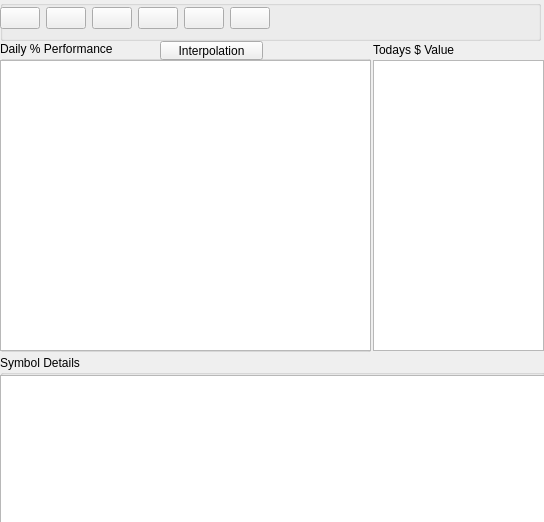
<?xml version="1.0" encoding="UTF-8"?>
<ui version="4.0">
 <class>Widget</class>
 <widget class="QWidget" name="Widget">
  <property name="geometry">
   <rect>
    <x>0</x>
    <y>0</y>
    <width>544</width>
    <height>522</height>
   </rect>
  </property>
  <property name="sizePolicy">
   <sizepolicy hsizetype="Fixed" vsizetype="Fixed">
    <horstretch>0</horstretch>
    <verstretch>0</verstretch>
   </sizepolicy>
  </property>
  <property name="minimumSize">
   <size>
    <width>100</width>
    <height>0</height>
   </size>
  </property>
  <property name="windowTitle">
   <string>Asset Tracker Prototype</string>
  </property>
  <widget class="QGroupBox" name="groupBox">
   <property name="geometry">
    <rect>
     <x>0</x>
     <y>0</y>
     <width>541</width>
     <height>41</height>
    </rect>
   </property>
   <property name="sizePolicy">
    <sizepolicy hsizetype="Maximum" vsizetype="Preferred">
     <horstretch>0</horstretch>
     <verstretch>0</verstretch>
    </sizepolicy>
   </property>
   <property name="palette">
    <palette>
     <active>
      <colorrole role="WindowText">
       <brush brushstyle="SolidPattern">
        <color alpha="255">
         <red>0</red>
         <green>0</green>
         <blue>0</blue>
        </color>
       </brush>
      </colorrole>
      <colorrole role="Button">
       <brush brushstyle="SolidPattern">
        <color alpha="255">
         <red>255</red>
         <green>255</green>
         <blue>255</blue>
        </color>
       </brush>
      </colorrole>
      <colorrole role="Light">
       <brush brushstyle="SolidPattern">
        <color alpha="255">
         <red>255</red>
         <green>255</green>
         <blue>255</blue>
        </color>
       </brush>
      </colorrole>
      <colorrole role="Midlight">
       <brush brushstyle="SolidPattern">
        <color alpha="255">
         <red>255</red>
         <green>255</green>
         <blue>255</blue>
        </color>
       </brush>
      </colorrole>
      <colorrole role="Dark">
       <brush brushstyle="SolidPattern">
        <color alpha="255">
         <red>127</red>
         <green>127</green>
         <blue>127</blue>
        </color>
       </brush>
      </colorrole>
      <colorrole role="Mid">
       <brush brushstyle="SolidPattern">
        <color alpha="255">
         <red>170</red>
         <green>170</green>
         <blue>170</blue>
        </color>
       </brush>
      </colorrole>
      <colorrole role="Text">
       <brush brushstyle="SolidPattern">
        <color alpha="255">
         <red>0</red>
         <green>0</green>
         <blue>0</blue>
        </color>
       </brush>
      </colorrole>
      <colorrole role="BrightText">
       <brush brushstyle="SolidPattern">
        <color alpha="255">
         <red>255</red>
         <green>255</green>
         <blue>255</blue>
        </color>
       </brush>
      </colorrole>
      <colorrole role="ButtonText">
       <brush brushstyle="SolidPattern">
        <color alpha="255">
         <red>0</red>
         <green>0</green>
         <blue>0</blue>
        </color>
       </brush>
      </colorrole>
      <colorrole role="Base">
       <brush brushstyle="SolidPattern">
        <color alpha="255">
         <red>255</red>
         <green>255</green>
         <blue>255</blue>
        </color>
       </brush>
      </colorrole>
      <colorrole role="Window">
       <brush brushstyle="SolidPattern">
        <color alpha="255">
         <red>255</red>
         <green>255</green>
         <blue>255</blue>
        </color>
       </brush>
      </colorrole>
      <colorrole role="Shadow">
       <brush brushstyle="SolidPattern">
        <color alpha="255">
         <red>0</red>
         <green>0</green>
         <blue>0</blue>
        </color>
       </brush>
      </colorrole>
      <colorrole role="AlternateBase">
       <brush brushstyle="SolidPattern">
        <color alpha="255">
         <red>255</red>
         <green>255</green>
         <blue>255</blue>
        </color>
       </brush>
      </colorrole>
      <colorrole role="ToolTipBase">
       <brush brushstyle="SolidPattern">
        <color alpha="255">
         <red>255</red>
         <green>255</green>
         <blue>220</blue>
        </color>
       </brush>
      </colorrole>
      <colorrole role="ToolTipText">
       <brush brushstyle="SolidPattern">
        <color alpha="255">
         <red>0</red>
         <green>0</green>
         <blue>0</blue>
        </color>
       </brush>
      </colorrole>
      <colorrole role="PlaceholderText">
       <brush brushstyle="SolidPattern">
        <color alpha="127">
         <red>0</red>
         <green>0</green>
         <blue>0</blue>
        </color>
       </brush>
      </colorrole>
     </active>
     <inactive>
      <colorrole role="WindowText">
       <brush brushstyle="SolidPattern">
        <color alpha="255">
         <red>0</red>
         <green>0</green>
         <blue>0</blue>
        </color>
       </brush>
      </colorrole>
      <colorrole role="Button">
       <brush brushstyle="SolidPattern">
        <color alpha="255">
         <red>239</red>
         <green>239</green>
         <blue>239</blue>
        </color>
       </brush>
      </colorrole>
      <colorrole role="Light">
       <brush brushstyle="SolidPattern">
        <color alpha="255">
         <red>255</red>
         <green>255</green>
         <blue>255</blue>
        </color>
       </brush>
      </colorrole>
      <colorrole role="Midlight">
       <brush brushstyle="SolidPattern">
        <color alpha="255">
         <red>202</red>
         <green>202</green>
         <blue>202</blue>
        </color>
       </brush>
      </colorrole>
      <colorrole role="Dark">
       <brush brushstyle="SolidPattern">
        <color alpha="255">
         <red>159</red>
         <green>159</green>
         <blue>159</blue>
        </color>
       </brush>
      </colorrole>
      <colorrole role="Mid">
       <brush brushstyle="SolidPattern">
        <color alpha="255">
         <red>184</red>
         <green>184</green>
         <blue>184</blue>
        </color>
       </brush>
      </colorrole>
      <colorrole role="Text">
       <brush brushstyle="SolidPattern">
        <color alpha="255">
         <red>0</red>
         <green>0</green>
         <blue>0</blue>
        </color>
       </brush>
      </colorrole>
      <colorrole role="BrightText">
       <brush brushstyle="SolidPattern">
        <color alpha="255">
         <red>255</red>
         <green>255</green>
         <blue>255</blue>
        </color>
       </brush>
      </colorrole>
      <colorrole role="ButtonText">
       <brush brushstyle="SolidPattern">
        <color alpha="255">
         <red>0</red>
         <green>0</green>
         <blue>0</blue>
        </color>
       </brush>
      </colorrole>
      <colorrole role="Base">
       <brush brushstyle="SolidPattern">
        <color alpha="255">
         <red>255</red>
         <green>255</green>
         <blue>255</blue>
        </color>
       </brush>
      </colorrole>
      <colorrole role="Window">
       <brush brushstyle="SolidPattern">
        <color alpha="255">
         <red>239</red>
         <green>239</green>
         <blue>239</blue>
        </color>
       </brush>
      </colorrole>
      <colorrole role="Shadow">
       <brush brushstyle="SolidPattern">
        <color alpha="255">
         <red>118</red>
         <green>118</green>
         <blue>118</blue>
        </color>
       </brush>
      </colorrole>
      <colorrole role="AlternateBase">
       <brush brushstyle="SolidPattern">
        <color alpha="255">
         <red>247</red>
         <green>247</green>
         <blue>247</blue>
        </color>
       </brush>
      </colorrole>
      <colorrole role="ToolTipBase">
       <brush brushstyle="SolidPattern">
        <color alpha="255">
         <red>255</red>
         <green>255</green>
         <blue>220</blue>
        </color>
       </brush>
      </colorrole>
      <colorrole role="ToolTipText">
       <brush brushstyle="SolidPattern">
        <color alpha="255">
         <red>0</red>
         <green>0</green>
         <blue>0</blue>
        </color>
       </brush>
      </colorrole>
      <colorrole role="PlaceholderText">
       <brush brushstyle="SolidPattern">
        <color alpha="128">
         <red>0</red>
         <green>0</green>
         <blue>0</blue>
        </color>
       </brush>
      </colorrole>
     </inactive>
     <disabled>
      <colorrole role="WindowText">
       <brush brushstyle="SolidPattern">
        <color alpha="255">
         <red>127</red>
         <green>127</green>
         <blue>127</blue>
        </color>
       </brush>
      </colorrole>
      <colorrole role="Button">
       <brush brushstyle="SolidPattern">
        <color alpha="255">
         <red>255</red>
         <green>255</green>
         <blue>255</blue>
        </color>
       </brush>
      </colorrole>
      <colorrole role="Light">
       <brush brushstyle="SolidPattern">
        <color alpha="255">
         <red>255</red>
         <green>255</green>
         <blue>255</blue>
        </color>
       </brush>
      </colorrole>
      <colorrole role="Midlight">
       <brush brushstyle="SolidPattern">
        <color alpha="255">
         <red>255</red>
         <green>255</green>
         <blue>255</blue>
        </color>
       </brush>
      </colorrole>
      <colorrole role="Dark">
       <brush brushstyle="SolidPattern">
        <color alpha="255">
         <red>127</red>
         <green>127</green>
         <blue>127</blue>
        </color>
       </brush>
      </colorrole>
      <colorrole role="Mid">
       <brush brushstyle="SolidPattern">
        <color alpha="255">
         <red>170</red>
         <green>170</green>
         <blue>170</blue>
        </color>
       </brush>
      </colorrole>
      <colorrole role="Text">
       <brush brushstyle="SolidPattern">
        <color alpha="255">
         <red>127</red>
         <green>127</green>
         <blue>127</blue>
        </color>
       </brush>
      </colorrole>
      <colorrole role="BrightText">
       <brush brushstyle="SolidPattern">
        <color alpha="255">
         <red>255</red>
         <green>255</green>
         <blue>255</blue>
        </color>
       </brush>
      </colorrole>
      <colorrole role="ButtonText">
       <brush brushstyle="SolidPattern">
        <color alpha="255">
         <red>127</red>
         <green>127</green>
         <blue>127</blue>
        </color>
       </brush>
      </colorrole>
      <colorrole role="Base">
       <brush brushstyle="SolidPattern">
        <color alpha="255">
         <red>255</red>
         <green>255</green>
         <blue>255</blue>
        </color>
       </brush>
      </colorrole>
      <colorrole role="Window">
       <brush brushstyle="SolidPattern">
        <color alpha="255">
         <red>255</red>
         <green>255</green>
         <blue>255</blue>
        </color>
       </brush>
      </colorrole>
      <colorrole role="Shadow">
       <brush brushstyle="SolidPattern">
        <color alpha="255">
         <red>177</red>
         <green>177</green>
         <blue>177</blue>
        </color>
       </brush>
      </colorrole>
      <colorrole role="AlternateBase">
       <brush brushstyle="SolidPattern">
        <color alpha="255">
         <red>247</red>
         <green>247</green>
         <blue>247</blue>
        </color>
       </brush>
      </colorrole>
      <colorrole role="ToolTipBase">
       <brush brushstyle="SolidPattern">
        <color alpha="255">
         <red>255</red>
         <green>255</green>
         <blue>220</blue>
        </color>
       </brush>
      </colorrole>
      <colorrole role="ToolTipText">
       <brush brushstyle="SolidPattern">
        <color alpha="255">
         <red>0</red>
         <green>0</green>
         <blue>0</blue>
        </color>
       </brush>
      </colorrole>
      <colorrole role="PlaceholderText">
       <brush brushstyle="SolidPattern">
        <color alpha="128">
         <red>0</red>
         <green>0</green>
         <blue>0</blue>
        </color>
       </brush>
      </colorrole>
     </disabled>
    </palette>
   </property>
   <property name="autoFillBackground">
    <bool>true</bool>
   </property>
   <property name="title">
    <string/>
   </property>
   <widget class="QWidget" name="horizontalLayoutWidget">
    <property name="geometry">
     <rect>
      <x>0</x>
      <y>3</y>
      <width>531</width>
      <height>30</height>
     </rect>
    </property>
    <layout class="QHBoxLayout" name="horizontalLayout">
     <property name="sizeConstraint">
      <enum>QLayout::SetDefaultConstraint</enum>
     </property>
     <item>
      <widget class="QPushButton" name="SymbolButton">
       <property name="toolTip">
        <string>Symbols</string>
       </property>
       <property name="text">
        <string/>
       </property>
       <property name="icon">
        <iconset theme="emblem-symbolic-link">
         <normaloff>.</normaloff>.</iconset>
       </property>
      </widget>
     </item>
     <item>
      <widget class="QPushButton" name="RangeButton">
       <property name="toolTip">
        <string>Dates</string>
       </property>
       <property name="text">
        <string/>
       </property>
       <property name="icon">
        <iconset theme="x-office-calendar">
         <normaloff>.</normaloff>.</iconset>
       </property>
      </widget>
     </item>
     <item>
      <widget class="QPushButton" name="RequestsButton">
       <property name="enabled">
        <bool>true</bool>
       </property>
       <property name="toolTip">
        <string>Time Interval</string>
       </property>
       <property name="text">
        <string/>
       </property>
       <property name="icon">
        <iconset theme="list-add">
         <normaloff>.</normaloff>.</iconset>
       </property>
      </widget>
     </item>
     <item>
      <widget class="QPushButton" name="ThreeDButton">
       <property name="toolTip">
        <string>3D Chart</string>
       </property>
       <property name="text">
        <string/>
       </property>
       <property name="icon">
        <iconset theme="image-x-generic">
         <normaloff>.</normaloff>.</iconset>
       </property>
      </widget>
     </item>
     <item>
      <widget class="QPushButton" name="MapButton">
       <property name="toolTip">
        <string>Map View</string>
       </property>
       <property name="text">
        <string/>
       </property>
       <property name="icon">
        <iconset theme="emblem-photos">
         <normaloff>.</normaloff>.</iconset>
       </property>
      </widget>
     </item>
     <item>
      <widget class="QPushButton" name="DollarPlot">
       <property name="text">
        <string/>
       </property>
       <property name="icon">
        <iconset theme="zoom-in">
         <normaloff>.</normaloff>.</iconset>
       </property>
      </widget>
     </item>
     <item>
      <spacer name="horizontalSpacer">
       <property name="orientation">
        <enum>Qt::Horizontal</enum>
       </property>
       <property name="sizeType">
        <enum>QSizePolicy::Expanding</enum>
       </property>
       <property name="sizeHint" stdset="0">
        <size>
         <width>40</width>
         <height>20</height>
        </size>
       </property>
      </spacer>
     </item>
    </layout>
   </widget>
  </widget>
  <widget class="QGroupBox" name="groupBox_2">
   <property name="geometry">
    <rect>
     <x>0</x>
     <y>355</y>
     <width>545</width>
     <height>167</height>
    </rect>
   </property>
   <property name="title">
    <string>Symbol Details</string>
   </property>
   <widget class="QTableWidget" name="AdvancedTable">
    <property name="geometry">
     <rect>
      <x>0</x>
      <y>20</y>
      <width>545</width>
      <height>148</height>
     </rect>
    </property>
    <property name="sizePolicy">
     <sizepolicy hsizetype="Expanding" vsizetype="Expanding">
      <horstretch>0</horstretch>
      <verstretch>0</verstretch>
     </sizepolicy>
    </property>
   </widget>
  </widget>
  <widget class="QGroupBox" name="groupBox_3">
   <property name="geometry">
    <rect>
     <x>373</x>
     <y>42</y>
     <width>171</width>
     <height>309</height>
    </rect>
   </property>
   <property name="title">
    <string>Todays $ Value</string>
   </property>
   <widget class="QTableWidget" name="SimpleTable">
    <property name="geometry">
     <rect>
      <x>0</x>
      <y>18</y>
      <width>171</width>
      <height>291</height>
     </rect>
    </property>
    <property name="horizontalScrollBarPolicy">
     <enum>Qt::ScrollBarAsNeeded</enum>
    </property>
    <attribute name="horizontalHeaderVisible">
     <bool>true</bool>
    </attribute>
    <attribute name="horizontalHeaderDefaultSectionSize">
     <number>83</number>
    </attribute>
    <attribute name="verticalHeaderVisible">
     <bool>false</bool>
    </attribute>
    <attribute name="verticalHeaderHighlightSections">
     <bool>true</bool>
    </attribute>
   </widget>
  </widget>
  <widget class="QGroupBox" name="groupBox_4">
   <property name="geometry">
    <rect>
     <x>0</x>
     <y>41</y>
     <width>371</width>
     <height>311</height>
    </rect>
   </property>
   <property name="title">
    <string>Daily % Performance</string>
   </property>
   <widget class="PlotWidget" name="PercentPerformancePlot">
    <property name="geometry">
     <rect>
      <x>0</x>
      <y>19</y>
      <width>371</width>
      <height>291</height>
     </rect>
    </property>
   </widget>
   <widget class="QPushButton" name="InterpolateButton">
    <property name="geometry">
     <rect>
      <x>160</x>
      <y>0</y>
      <width>103</width>
      <height>19</height>
     </rect>
    </property>
    <property name="text">
     <string>Interpolation</string>
    </property>
    <property name="icon">
     <iconset theme="application-x-executable">
      <normaloff>.</normaloff>.</iconset>
    </property>
   </widget>
  </widget>
 </widget>
 <customwidgets>
  <customwidget>
   <class>PlotWidget</class>
   <extends>QGraphicsView</extends>
   <header>pyqtgraph</header>
  </customwidget>
 </customwidgets>
 <resources/>
 <connections>
  <connection>
   <sender>SymbolButton</sender>
   <signal>clicked()</signal>
   <receiver>Widget</receiver>
   <slot>openSettingsItem()</slot>
   <hints>
    <hint type="sourcelabel">
     <x>18</x>
     <y>24</y>
    </hint>
    <hint type="destinationlabel">
     <x>364</x>
     <y>66</y>
    </hint>
   </hints>
  </connection>
  <connection>
   <sender>RequestsButton</sender>
   <signal>clicked()</signal>
   <receiver>Widget</receiver>
   <slot>openSettingsItem()</slot>
   <hints>
    <hint type="sourcelabel">
     <x>96</x>
     <y>29</y>
    </hint>
    <hint type="destinationlabel">
     <x>365</x>
     <y>123</y>
    </hint>
   </hints>
  </connection>
  <connection>
   <sender>RangeButton</sender>
   <signal>clicked()</signal>
   <receiver>Widget</receiver>
   <slot>openSettingsItem()</slot>
   <hints>
    <hint type="sourcelabel">
     <x>62</x>
     <y>29</y>
    </hint>
    <hint type="destinationlabel">
     <x>364</x>
     <y>95</y>
    </hint>
   </hints>
  </connection>
  <connection>
   <sender>ThreeDButton</sender>
   <signal>clicked()</signal>
   <receiver>Widget</receiver>
   <slot>openSettingsItem()</slot>
   <hints>
    <hint type="sourcelabel">
     <x>130</x>
     <y>29</y>
    </hint>
    <hint type="destinationlabel">
     <x>365</x>
     <y>152</y>
    </hint>
   </hints>
  </connection>
  <connection>
   <sender>InterpolateButton</sender>
   <signal>clicked()</signal>
   <receiver>Widget</receiver>
   <slot>toggleInterpolation()</slot>
   <hints>
    <hint type="sourcelabel">
     <x>166</x>
     <y>52</y>
    </hint>
    <hint type="destinationlabel">
     <x>370</x>
     <y>352</y>
    </hint>
   </hints>
  </connection>
  <connection>
   <sender>MapButton</sender>
   <signal>clicked()</signal>
   <receiver>Widget</receiver>
   <slot>openSettingsItem()</slot>
   <hints>
    <hint type="sourcelabel">
     <x>147</x>
     <y>23</y>
    </hint>
    <hint type="destinationlabel">
     <x>117</x>
     <y>354</y>
    </hint>
   </hints>
  </connection>
  <connection>
   <sender>DollarPlot</sender>
   <signal>clicked()</signal>
   <receiver>Widget</receiver>
   <slot>openSettingsItem()</slot>
   <hints>
    <hint type="sourcelabel">
     <x>188</x>
     <y>21</y>
    </hint>
    <hint type="destinationlabel">
     <x>230</x>
     <y>353</y>
    </hint>
   </hints>
  </connection>
 </connections>
 <slots>
  <slot>openSettingsItem()</slot>
  <slot>toggleInterpolation()</slot>
 </slots>
</ui>
